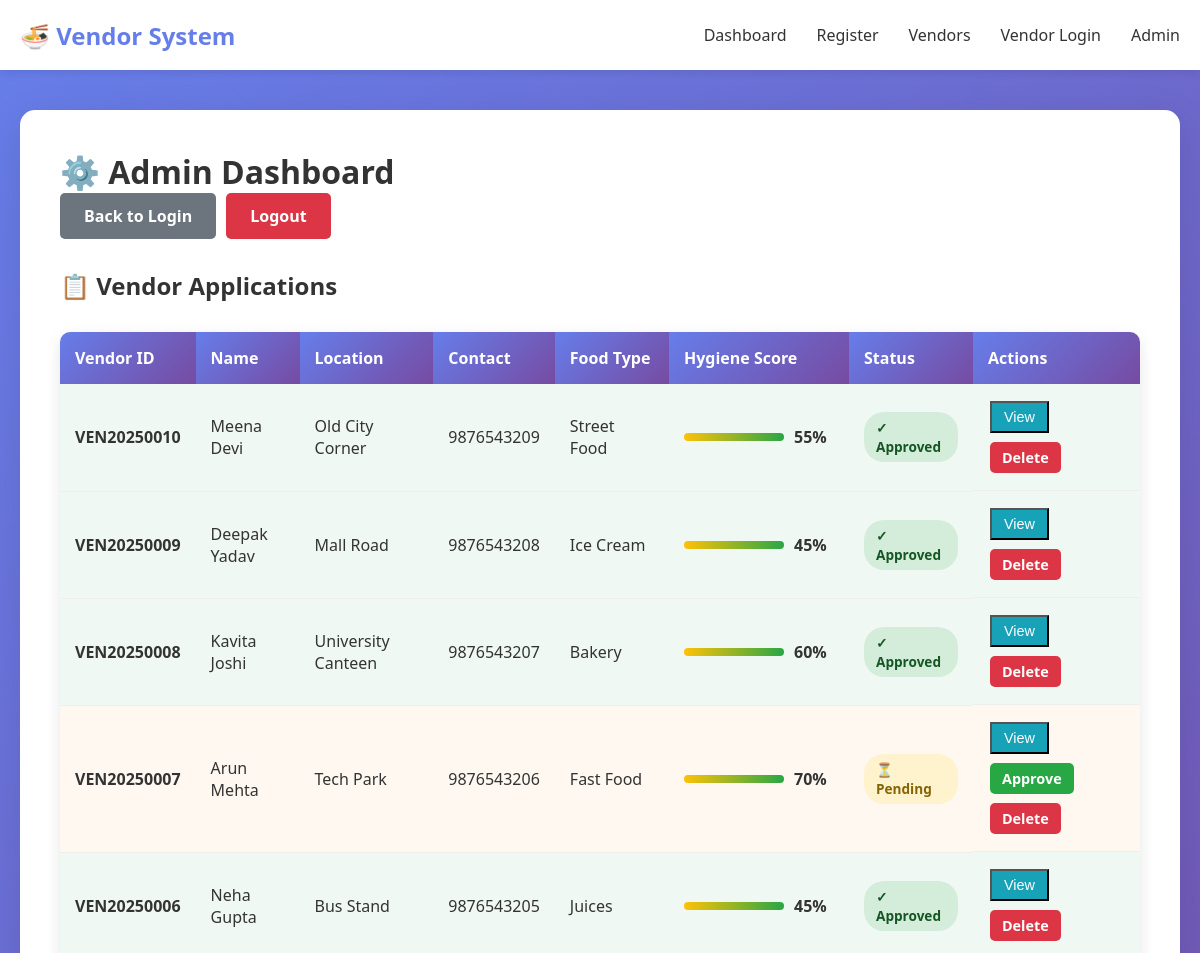
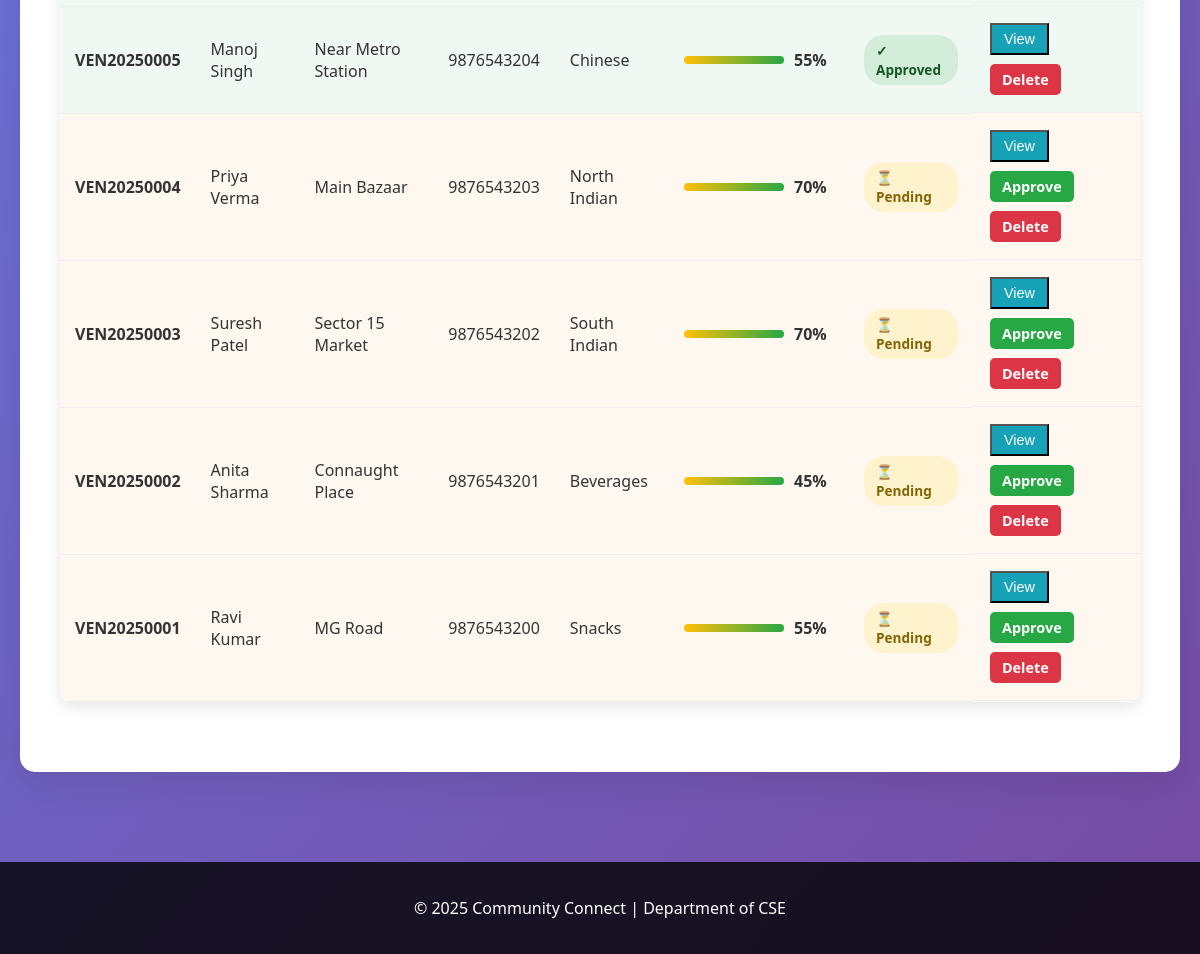
The app's page /admin/dashboard (signed in) with its own data (2 pictures, top to bottom).
### app.py (models this page shows, shortened)
class Vendor(db.Model):
    id = db.Column(db.Integer, primary_key=True)
    vendor_id = db.Column(db.String(20), unique=True, nullable=False)
    name = db.Column(db.String(100), nullable=False)
    age = db.Column(db.Integer, nullable=False)
    gender = db.Column(db.String(10), nullable=False)
    education = db.Column(db.String(50))
    contact = db.Column(db.String(15), nullable=False)
    email = db.Column(db.String(100))
    stall_location = db.Column(db.String(200), nullable=False)
    food_type = db.Column(db.String(100), nullable=False)
    photo = db.Column(db.String(200))
    has_gloves = db.Column(db.Boolean, default=False)
    has_apron = db.Column(db.Boolean, default=False)
    washes_hands = db.Column(db.Boolean, default=False)
    uses_trash_bin = db.Column(db.Boolean, default=False)
    has_refrigerator = db.Column(db.Boolean, default=False)
    cleans_utensils = db.Column(db.Boolean, default=False)
    is_approved = db.Column(db.Boolean, default=False)
    hygiene_score = db.Column(db.Integer, default=0)
    registration_date = db.Column(db.DateTime, default=datetime.utcnow)
    password_hash = db.Column(db.String(200))

### app.py (the view)
@app.route('/admin/dashboard')
def admin_dashboard():
    if not session.get('admin_logged_in'):
        return redirect(url_for('admin_login'))
    vendors = Vendor.query.order_by(Vendor.registration_date.desc()).all()
    return render_template('admin.html', vendors=vendors)

### templates/admin.html (shortened to what this page needs)
{% extends "base.html" %}
{% block content %}
<div class="admin-dashboard">
    <h1>⚙️ Admin Dashboard</h1>
    <div class="admin-controls">
        <a href="/admin/login" class="btn-secondary">Back to Login</a>
        <a href="/logout" class="btn-danger">Logout</a>
    </div>
    <h2>📋 Vendor Applications</h2>
    <div class="table-container">
        <table class="admin-table">
            <thead>
                <tr>
                    <th>Vendor ID</th>
                    <th>Name</th>
                    <th>Location</th>
                    <th>Contact</th>
                    <th>Food Type</th>
                    <th>Hygiene Score</th>
                    <th>Status</th>
                    <th>Actions</th>
                </tr>
            </thead>
            <tbody>
                {% for vendor in vendors %}
                <tr class="{% if vendor.is_approved %}approved{% else %}pending{% endif %}">
                    <td><strong>{{ vendor.vendor_id }}</strong></td>
                    <td>{{ vendor.name }}</td>
                    <td>{{ vendor.stall_location }}</td>
                    <td>{{ vendor.contact }}</td>
                    <td>{{ vendor.food_type }}</td>
                    <td>
                        <div class="score-bar">
                            <div class="score-fill" style="width: {{ vendor.hygiene_score }}%"></div>
                            <span class="score-text">{{ vendor.hygiene_score }}%</span>
                        </div>
                    </td>
                    <td>
                        {% if vendor.is_approved %}
                            <span class="badge badge-success">✓ Approved</span>
                        {% else %}
                            <span class="badge badge-warning">⏳ Pending</span>
                        {% endif %}
                    </td>
                    <td class="actions">
                        <button class="btn-small btn-info" onclick="viewDetails({{ vendor.id }})">View</button>
                        {% if not vendor.is_approved %}
                            <a href="/admin/approve/{{ vendor.id }}" class="btn-small btn-success">Approve</a>
                        {% endif %}
                        <a href="/admin/delete/{{ vendor.id }}" class="btn-small btn-danger" onclick="return confirm('Are you sure?')">Delete</a>
                    </td>
                </tr>
                {% endfor %}
            </tbody>
        </table>
    </div>
</div>
{% endblock %}

### templates/base.html (shortened to what this page needs)
<!DOCTYPE html>
<html lang="en">
<head>
    <link rel="stylesheet" href="{{ url_for('static', filename='css/style.css') }}">
</head>
<body>
    <nav class="navbar">
        <div class="nav-container">
            <a href="/" class="nav-brand">🍜 Vendor System</a>
            <ul class="nav-menu">
                <li><a href="/">Dashboard</a></li>
                <li><a href="/register">Register</a></li>
                <li><a href="/vendors">Vendors</a></li>
                <li><a href="/vendor/login">Vendor Login</a></li>
                <li><a href="/admin/login">Admin</a></li>
            </ul>
        </div>
    </nav>
    <div class="container">
        {% block content %}{% endblock %}
    </div>
    <footer>
        <p>&copy; 2025 Community Connect | Department of CSE</p>
    </footer>
</body>
</html>

### static/css/style.css (style rules this page uses)
* { margin: 0; padding: 0; box-sizing: border-box; }
body { font-family: 'Segoe UI', Tahoma, Geneva, Verdana, sans-serif; background: linear-gradient(135deg, #667eea 0%, #764ba2 100%); min-height: 100vh; color: #333; }
.container { max-width: 1200px; margin: 0 auto; padding: 20px; }
.navbar { background: white; box-shadow: 0 2px 10px rgba(0,0,0,0.1); position: sticky; top: 0; z-index: 1000; }
.nav-container { max-width: 1200px; margin: 0 auto; padding: 0 20px; display: flex; justify-content: space-between; align-items: center; height: 70px; }
.nav-brand { font-size: 1.5em; font-weight: bold; color: #667eea; text-decoration: none; }
.nav-menu { display: flex; list-style: none; gap: 30px; }
.nav-menu a { text-decoration: none; color: #333; font-weight: 500; transition: color 0.3s; }
.btn-primary, .btn-secondary, .btn-danger, .btn-success { padding: 12px 24px; border: none; border-radius: 5px; font-size: 1em; font-weight: 600; cursor: pointer; transition: all 0.3s; display: inline-block; text-decoration: none; text-align: center; }
.btn-secondary { background: #6c757d; color: white; }
.btn-danger { background: #dc3545; color: white; }
.btn-success { background: #28a745; color: white; }
.btn-small { padding: 6px 12px; font-size: 0.9em; margin: 2px; }
.btn-info { background: #17a2b8; color: white; }
.table-container { overflow-x: auto; margin: 30px 0; background: white; border-radius: 10px; box-shadow: 0 5px 15px rgba(0,0,0,0.1); }
.admin-table { width: 100%; border-collapse: collapse; }
.admin-table th { background: linear-gradient(135deg, #667eea 0%, #764ba2 100%); color: white; padding: 15px; text-align: left; font-weight: 600; }
.admin-table td { padding: 15px; border-bottom: 1px solid #eee; }
.admin-table tr.approved { background: #f0f8f4; }
.admin-table tr.pending { background: #fff8f0; }
.score-bar { display: flex; align-items: center; gap: 10px; }
.score-fill { height: 8px; background: linear-gradient(90deg, #ffc107, #28a745); border-radius: 4px; min-width: 100px; }
.score-text { font-weight: 600; color: #333; min-width: 40px; }
.badge { display: inline-block; padding: 6px 12px; border-radius: 20px; font-size: 0.85em; font-weight: 600; }
.badge-success { background: #d4edda; color: #155724; }
.badge-warning { background: #fff3cd; color: #856404; }
.admin-dashboard { background: white; border-radius: 15px; padding: 40px; margin: 20px 0; box-shadow: 0 10px 40px rgba(0,0,0,0.1); }
.admin-controls { display: flex; gap: 10px; margin-bottom: 30px; }
.actions { display: flex; gap: 5px; flex-wrap: wrap; }
footer { background: rgba(0,0,0,0.8); color: white; text-align: center; padding: 30px; margin-top: 50px; }
footer p { margin: 5px 0; }

### records on screen
Vendor: vendor_id "VEN20250010", name "Meena Devi", stall_location "Old City Corner", contact "9876543209", food_type "Street Food", hygiene_score "55", is_approved "✓ Approved"
Vendor: vendor_id "VEN20250009", name "Deepak Yadav", stall_location "Mall Road", contact "9876543208", food_type "Ice Cream", hygiene_score "45", is_approved "✓ Approved"
Vendor: vendor_id "VEN20250008", name "Kavita Joshi", stall_location "University Canteen", contact "9876543207", food_type "Bakery", hygiene_score "60", is_approved "✓ Approved"
Vendor: vendor_id "VEN20250007", name "Arun Mehta", stall_location "Tech Park", contact "9876543206", food_type "Fast Food", hygiene_score "70", is_approved "⏳ Pending"
Vendor: vendor_id "VEN20250006", name "Neha Gupta", stall_location "Bus Stand", contact "9876543205", food_type "Juices", hygiene_score "45", is_approved "✓ Approved"
Vendor: vendor_id "VEN20250005", name "Manoj Singh", stall_location "Near Metro Station", contact "9876543204", food_type "Chinese", hygiene_score "55", is_approved "✓ Approved"
Vendor: vendor_id "VEN20250004", name "Priya Verma", stall_location "Main Bazaar", contact "9876543203", food_type "North Indian", hygiene_score "70", is_approved "⏳ Pending"
Vendor: vendor_id "VEN20250003", name "Suresh Patel", stall_location "Sector 15 Market", contact "9876543202", food_type "South Indian", hygiene_score "70", is_approved "⏳ Pending"
Vendor: vendor_id "VEN20250002", name "Anita Sharma", stall_location "Connaught Place", contact "9876543201", food_type "Beverages", hygiene_score "45", is_approved "⏳ Pending"
Vendor: vendor_id "VEN20250001", name "Ravi Kumar", stall_location "MG Road", contact "9876543200", food_type "Snacks", hygiene_score "55", is_approved "⏳ Pending"
